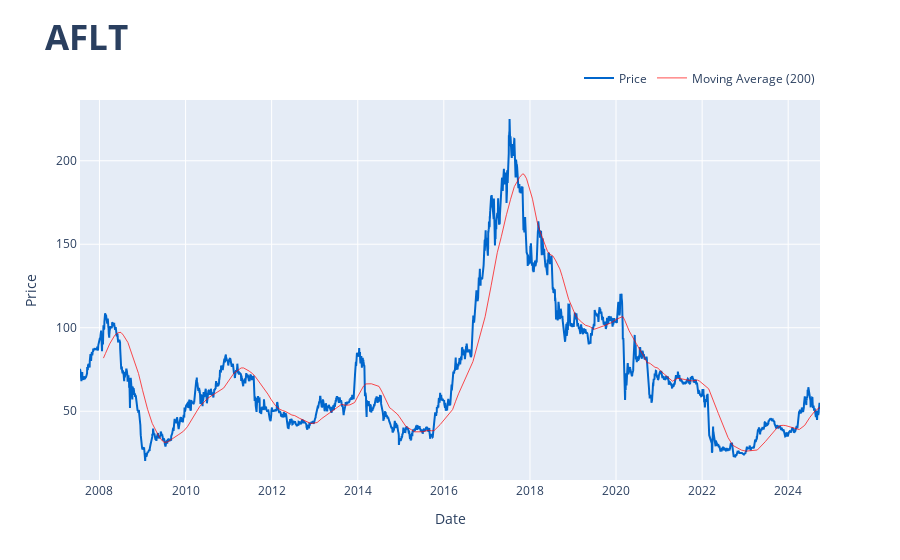

Notebook code cell kept with this figure:
### Code cell
# plot graphic

plot_stock_df(stock_df, stock_symbol, 200)

### Figure 1 — Plotly figure (JSON) as saved in the notebook; plotly's stock layout.template omitted (floating-point values rounded to 4 significant figures; data arrays with more than 128 entries replaced by an {"elided": "..."} marker saying what was removed)
{"data": [{"line": {"color": "#0066cc"}, "name": "Price", "type": "scatter", "x": {"elided": "6280 str values"}, "y": {"elided": "6280 float values"}, "yaxis": "y"}, {"line": {"color": "red", "width": 0.7}, "name": "Moving Average (200)", "type": "scatter", "x": {"elided": "6280 str values"}, "y": {"elided": "6280 float values"}, "yaxis": "y"}], "layout": {"legend": {"orientation": "h", "x": 1, "xanchor": "right", "y": 1.02, "yanchor": "bottom"}, "title": {"font": {"size": 35, "weight": "bold"}, "text": "AFLT"}, "xaxis": {"showline": true, "title": {"text": "Date"}}, "yaxis": {"anchor": "x", "showgrid": true, "showline": true, "side": "left", "title": {"text": "Price"}, "zeroline": true}}}
